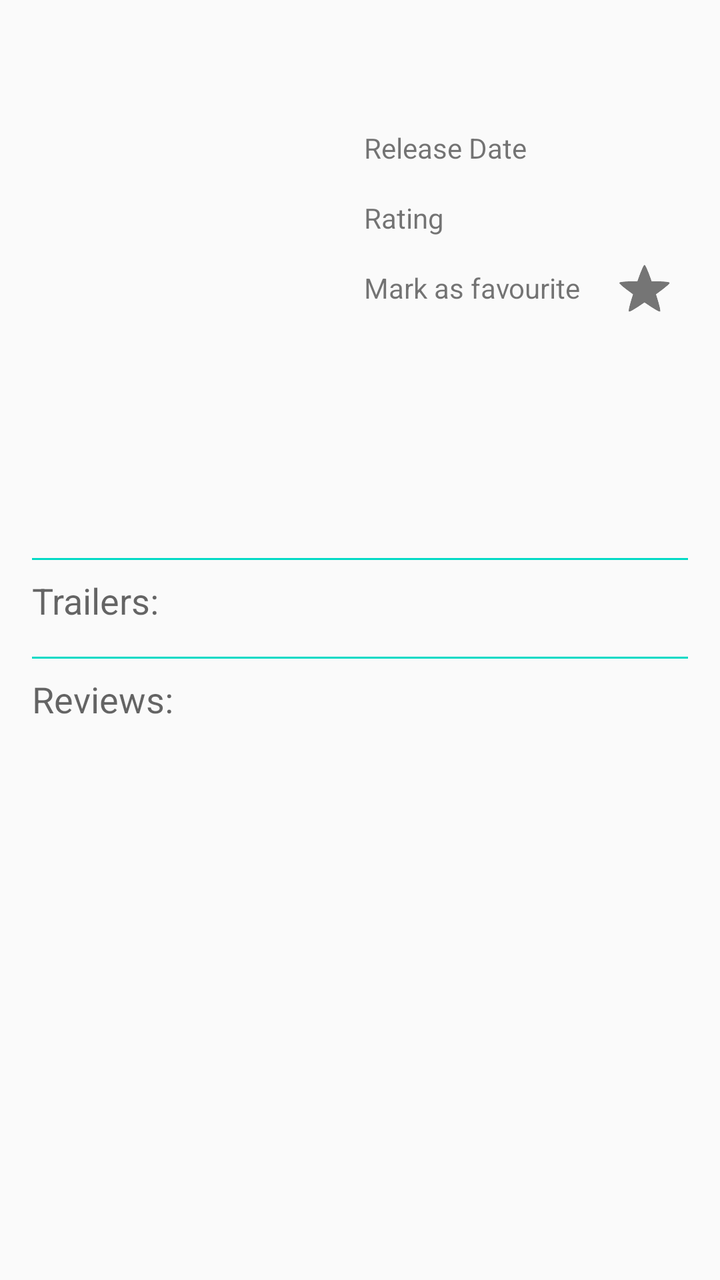
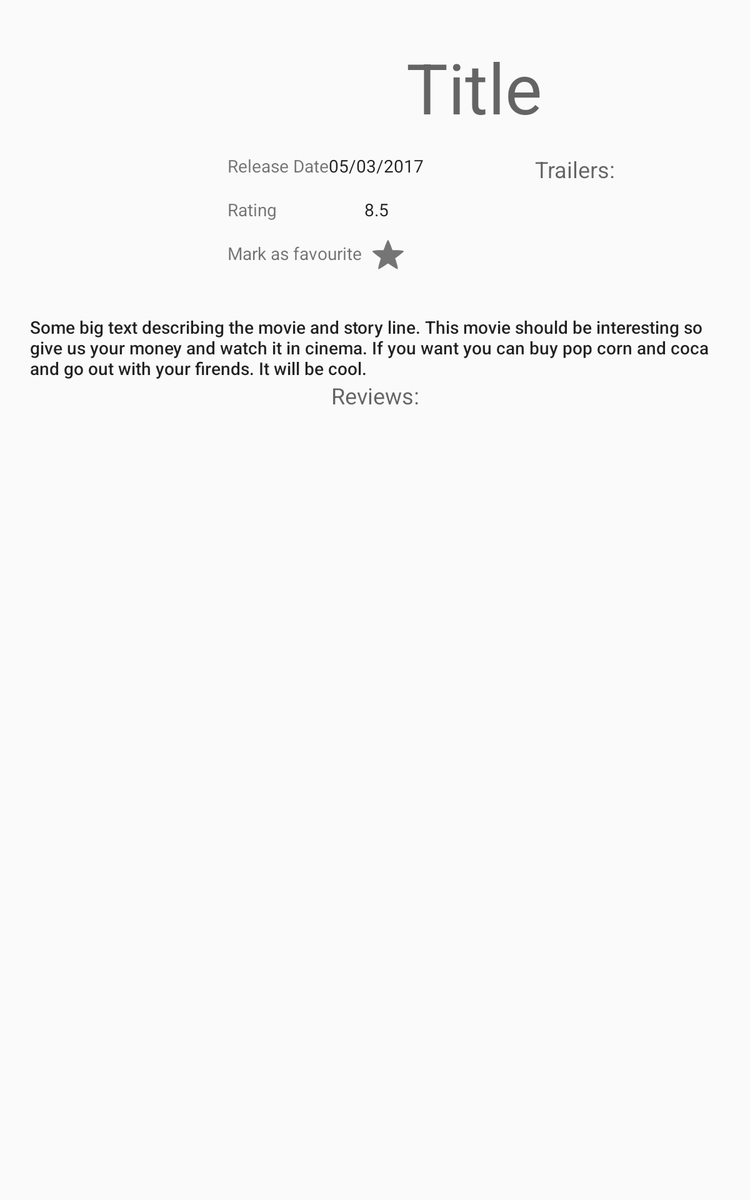

One screen, two layout resources from the same app: the default and the repository's alternative for another configuration. Each is rendered where Android would select it; the XML of both is given below.
<!-- AndroidManifest.xml: application theme AppTheme -->
<!-- res/layout/activity_detail.xml -->
<?xml version="1.0" encoding="utf-8"?>
<ScrollView xmlns:android="http://schemas.android.com/apk/res/android"
    xmlns:tools="http://schemas.android.com/tools"
    android:id="@+id/activity_detail"
    android:layout_width="match_parent"
    android:layout_height="match_parent"
    tools:context="com.asbozh.popmovies.DetailActivity">

    <RelativeLayout
        android:paddingBottom="@dimen/activity_vertical_margin"
        android:paddingLeft="@dimen/activity_horizontal_margin"
        android:paddingRight="@dimen/activity_horizontal_margin"
        android:paddingTop="@dimen/activity_vertical_margin"
        android:layout_width="match_parent"
        android:layout_height="wrap_content">

        <ImageView
            android:id="@+id/iv_poster_details"
            android:layout_width="@dimen/poster_width"
            android:layout_height="@dimen/poster_height"
            android:layout_marginEnd="@dimen/activity_horizontal_margin"
            android:contentDescription="@string/movie_poster" />

        <TextView
            android:id="@+id/tv_movie_title"
            android:layout_width="match_parent"
            android:layout_height="wrap_content"
            android:layout_alignTop="@+id/iv_poster_details"
            android:layout_toEndOf="@+id/iv_poster_details"
            android:textAlignment="center"
            android:textAppearance="@android:style/TextAppearance.Material.Headline" />

        <TextView
            android:id="@+id/tv_release_date_display"
            android:layout_width="wrap_content"
            android:layout_height="wrap_content"
            android:layout_below="@+id/tv_movie_title"
            android:layout_marginTop="@dimen/activity_vertical_margin"
            android:layout_toEndOf="@+id/iv_poster_details"
            android:text="@string/release_date" />

        <TextView
            android:id="@+id/tv_movie_release_date"
            android:layout_width="match_parent"
            android:layout_height="wrap_content"
            android:layout_below="@+id/tv_movie_title"
            android:layout_marginStart="@dimen/activity_horizontal_margin"
            android:layout_marginTop="@dimen/activity_vertical_margin"
            android:layout_toEndOf="@+id/tv_release_date_display"
            android:textAppearance="@android:style/TextAppearance.Material.Body1" />

        <TextView
            android:id="@+id/tv_user_rating_display"
            android:layout_width="wrap_content"
            android:layout_height="wrap_content"
            android:layout_below="@+id/tv_release_date_display"
            android:layout_marginTop="@dimen/activity_vertical_margin"
            android:layout_toEndOf="@+id/iv_poster_details"
            android:text="@string/rating" />

        <TextView
            android:id="@+id/tv_user_rating"
            android:layout_width="match_parent"
            android:layout_height="wrap_content"
            android:layout_alignStart="@+id/tv_movie_release_date"
            android:layout_below="@+id/tv_movie_release_date"
            android:layout_marginTop="@dimen/activity_vertical_margin"
            android:layout_toEndOf="@+id/tv_user_rating_display"
            android:textAppearance="@android:style/TextAppearance.Material.Body1" />

        <TextView
            android:id="@+id/tv_favourite_display"
            android:layout_width="wrap_content"
            android:layout_height="wrap_content"
            android:layout_below="@+id/tv_user_rating_display"
            android:layout_marginTop="@dimen/activity_vertical_margin"
            android:layout_toEndOf="@+id/iv_poster_details"
            android:text="@string/favourite_display" />

        <CheckBox android:id="@+id/cb_favourite_star"
            android:theme="@style/checkBoxStyle"
            style="?android:attr/starStyle"
            android:layout_width="wrap_content"
            android:layout_height="wrap_content"
            android:layout_marginStart="@dimen/activity_horizontal_margin"
            android:layout_alignBaseline="@+id/tv_favourite_display"
            android:layout_alignBottom="@+id/tv_favourite_display"
            android:layout_toEndOf="@+id/tv_favourite_display" />

        <TextView
            android:id="@+id/tv_movie_overview"
            android:layout_width="match_parent"
            android:layout_height="wrap_content"
            android:layout_below="@+id/iv_poster_details"
            android:layout_marginTop="@dimen/activity_vertical_margin"
            android:textAppearance="@android:style/TextAppearance.Material.Body2" />

        <TextView
            android:id="@+id/tv_delimiter_trailers"
            android:layout_below="@+id/tv_movie_overview"
            android:layout_marginTop="@dimen/activity_vertical_margin_small"
            android:layout_width="match_parent"
            android:layout_height="1dp"
            android:background="@color/colorAccent"/>

        <TextView
            android:id="@+id/tv_trailers_header"
            android:layout_below="@+id/tv_delimiter_trailers"
            android:layout_marginTop="@dimen/activity_vertical_margin_small"
            android:layout_width="wrap_content"
            android:layout_height="wrap_content"
            android:text="@string/trailers_header"
            android:textAppearance="@android:style/TextAppearance.Material.Medium"/>

        <android.support.v7.widget.RecyclerView
            android:id="@+id/rv_trailers_list"
            android:layout_below="@+id/tv_trailers_header"
            android:layout_marginTop="@dimen/activity_vertical_margin_small"
            android:layout_width="match_parent"
            android:layout_height="wrap_content"
            />

        <TextView
            android:id="@+id/tv_delimiter_reviews"
            android:layout_below="@+id/rv_trailers_list"
            android:layout_marginTop="@dimen/activity_vertical_margin_small"
            android:layout_width="match_parent"
            android:layout_height="1dp"
            android:background="@color/colorAccent"/>

        <TextView
            android:id="@+id/tv_reviews_header"
            android:layout_below="@+id/tv_delimiter_reviews"
            android:layout_marginTop="@dimen/activity_vertical_margin_small"
            android:layout_width="wrap_content"
            android:layout_height="wrap_content"
            android:text="@string/reviews_header"
            android:textAppearance="@android:style/TextAppearance.Material.Medium"/>

        <android.support.v7.widget.RecyclerView
            android:id="@+id/rv_reviews_list"
            android:layout_below="@+id/tv_reviews_header"
            android:layout_marginTop="@dimen/activity_vertical_margin_small"
            android:layout_width="match_parent"
            android:layout_height="wrap_content"
            />

    </RelativeLayout>
</ScrollView>
<!-- resources referenced by this layout -->
<resources>
  <dimen name="activity_horizontal_margin">16dp</dimen>
  <dimen name="activity_vertical_margin">16dp</dimen>
  <dimen name="activity_vertical_margin_small">8dp</dimen>
  <dimen name="poster_height">220dp</dimen>
  <dimen name="poster_width">150dp</dimen>
  <string name="favourite_display">Mark as favourite</string>
  <string name="movie_poster">Movie Poster</string>
  <string name="rating">Rating</string>
  <string name="release_date">Release Date</string>
  <string name="reviews_header">Reviews:</string>
  <string name="trailers_header">Trailers:</string>
  <style name="checkBoxStyle" parent="Base.Theme.AppCompat">
          <item name="colorAccent">#FBC02D</item>
          <item name="android:textColorSecondary">#757575</item>
      </style>
  <style name="AppTheme" parent="Theme.AppCompat.Light.DarkActionBar">
          
          <item name="colorPrimary">@color/colorPrimary</item>
          <item name="colorPrimaryDark">@color/colorPrimaryDark</item>
          <item name="colorAccent">@color/colorAccent</item>
      </style>
</resources>
<!-- res/layout-sw600dp/activity_detail.xml (the repository's variant of the layout above) -->
<!-- drawn on a 7-inch tablet held upright -->
<?xml version="1.0" encoding="utf-8"?>
<ScrollView xmlns:android="http://schemas.android.com/apk/res/android"
    xmlns:app="http://schemas.android.com/apk/res-auto"
    xmlns:tools="http://schemas.android.com/tools"
    android:id="@+id/activity_detail"
    android:layout_width="match_parent"
    android:layout_height="match_parent"
    tools:context="com.asbozh.popmovies.DetailActivity">

    <android.support.constraint.ConstraintLayout
        android:paddingBottom="@dimen/activity_vertical_margin"
        android:paddingLeft="@dimen/activity_horizontal_margin"
        android:paddingRight="@dimen/activity_horizontal_margin"
        android:paddingTop="@dimen/activity_vertical_margin"
        android:layout_width="match_parent"
        android:layout_height="wrap_content">

        <ImageView
            android:id="@+id/iv_poster_details"
            android:layout_width="@dimen/poster_width"
            android:layout_height="@dimen/poster_height"
            android:layout_marginTop="@dimen/activity_vertical_margin"
            android:contentDescription="@string/movie_poster"
            app:layout_constraintLeft_toLeftOf="parent"
            app:layout_constraintTop_toTopOf="parent"
            android:layout_marginStart="@dimen/activity_horizontal_margin_small" />

        <TextView
            android:id="@+id/tv_movie_title"
            android:layout_width="wrap_content"
            android:layout_height="wrap_content"
            android:layout_alignTop="@+id/iv_poster_details"
            android:layout_marginLeft="@dimen/activity_horizontal_margin_small"
            android:layout_marginRight="@dimen/activity_horizontal_margin_small"
            android:layout_toEndOf="@+id/iv_poster_details"
            android:textAppearance="@android:style/TextAppearance.Material.Display3"
            app:layout_constraintRight_toRightOf="parent"
            app:layout_constraintTop_toTopOf="@+id/iv_poster_details"
            tools:text="Title"
            android:layout_marginStart="@dimen/activity_horizontal_margin_small"
            android:layout_marginEnd="@dimen/activity_horizontal_margin_small"
            app:layout_constraintLeft_toRightOf="@+id/iv_poster_details" />

        <TextView
            android:id="@+id/tv_release_date_display"
            android:layout_width="wrap_content"
            android:layout_height="wrap_content"
            android:layout_below="@+id/tv_movie_title"
            android:layout_toEndOf="@+id/iv_poster_details"
            android:text="@string/release_date"
            app:layout_constraintLeft_toRightOf="@+id/iv_poster_details"
            android:layout_marginStart="@dimen/activity_horizontal_margin_small"
            android:layout_marginTop="@dimen/activity_vertical_margin"
            app:layout_constraintTop_toBottomOf="@+id/tv_movie_title" />

        <TextView
            android:id="@+id/tv_movie_release_date"
            android:layout_width="wrap_content"
            android:layout_height="wrap_content"
            android:layout_below="@+id/tv_movie_title"
            android:layout_toEndOf="@+id/tv_release_date_display"
            android:textAppearance="@android:style/TextAppearance.Material.Body1"
            app:layout_constraintLeft_toRightOf="@+id/tv_release_date_display"
            app:layout_constraintTop_toTopOf="@+id/tv_release_date_display"
            tools:text="05/03/2017"
            android:layout_marginStart="@dimen/activity_horizontal_margin_medium" />

        <TextView
            android:id="@+id/tv_user_rating_display"
            android:layout_width="wrap_content"
            android:layout_height="wrap_content"
            android:layout_below="@+id/tv_release_date_display"
            android:layout_toEndOf="@+id/iv_poster_details"
            android:text="@string/rating"
            app:layout_constraintLeft_toLeftOf="@+id/tv_release_date_display"
            android:layout_marginTop="@dimen/activity_vertical_margin"
            app:layout_constraintTop_toBottomOf="@+id/tv_release_date_display" />

        <TextView
            android:id="@+id/tv_user_rating"
            tools:text="8.5"
            android:layout_width="wrap_content"
            android:layout_height="wrap_content"
            android:textAppearance="@android:style/TextAppearance.Material.Body1"
            app:layout_constraintRight_toRightOf="@+id/tv_movie_release_date"
            app:layout_constraintTop_toTopOf="@+id/tv_user_rating_display"
            app:layout_constraintBottom_toBottomOf="@+id/tv_user_rating_display"
            app:layout_constraintLeft_toLeftOf="@+id/tv_movie_release_date" />

        <TextView
            android:id="@+id/tv_favourite_display"
            android:layout_width="wrap_content"
            android:layout_height="wrap_content"
            android:layout_below="@+id/tv_user_rating_display"
            android:layout_toEndOf="@+id/iv_poster_details"
            android:text="@string/favourite_display"
            android:layout_marginTop="@dimen/activity_vertical_margin"
            app:layout_constraintTop_toBottomOf="@+id/tv_user_rating_display"
            android:layout_marginStart="@dimen/activity_horizontal_margin_small"
            app:layout_constraintLeft_toRightOf="@+id/iv_poster_details" />

        <CheckBox android:id="@+id/cb_favourite_star"
            android:theme="@style/checkBoxStyle"
            style="?android:attr/starStyle"
            android:layout_width="wrap_content"
            android:layout_height="wrap_content"
            android:layout_alignBaseline="@+id/tv_favourite_display"
            android:layout_alignBottom="@+id/tv_favourite_display"
            android:layout_toEndOf="@+id/tv_favourite_display"
            app:layout_constraintLeft_toRightOf="@+id/tv_favourite_display"
            app:layout_constraintTop_toTopOf="@+id/tv_favourite_display"
            android:layout_marginTop="@dimen/activity_vertical_margin_small"
            app:layout_constraintBottom_toBottomOf="@+id/tv_favourite_display"
            app:layout_constraintRight_toRightOf="@+id/tv_movie_release_date"
            android:layout_marginStart="@dimen/activity_horizontal_margin_medium"
            android:layout_marginEnd="@dimen/activity_horizontal_margin_small"
            app:layout_constraintVertical_bias="0.65" />

        <TextView
            android:id="@+id/tv_movie_overview"
            android:layout_width="0dp"
            android:layout_height="wrap_content"
            android:layout_below="@+id/iv_poster_details"
            android:layout_marginStart="@dimen/activity_horizontal_margin_small"
            android:textAppearance="@android:style/TextAppearance.Material.Body2"
            tools:text="Some big text describing the movie and story line. This movie should be interesting so give us your money and watch it in cinema. If you want you can buy pop corn and coca and go out with your firends. It will be cool."
            android:layout_marginTop="@dimen/activity_vertical_margin_medium"
            app:layout_constraintTop_toBottomOf="@+id/iv_poster_details"
            android:layout_marginRight="@dimen/activity_horizontal_margin_small"
            app:layout_constraintRight_toRightOf="parent"
            android:layout_marginLeft="@dimen/activity_horizontal_margin_small"
            app:layout_constraintLeft_toLeftOf="parent" />

        <TextView
            android:id="@+id/tv_trailers_header"
            android:layout_width="wrap_content"
            android:layout_height="wrap_content"
            android:text="@string/trailers_header"
            android:textAppearance="@android:style/TextAppearance.Material.Medium"
            app:layout_constraintLeft_toRightOf="@+id/guideline"
            android:layout_marginLeft="@dimen/activity_horizontal_margin_small"
            android:layout_marginRight="@dimen/activity_horizontal_margin_small"
            app:layout_constraintRight_toRightOf="parent"
            app:layout_constraintTop_toTopOf="@+id/tv_release_date_display"
            app:layout_constraintHorizontal_bias="0.428" />

        <android.support.v7.widget.RecyclerView
            android:id="@+id/rv_trailers_list"
            android:layout_below="@+id/tv_trailers_header"
            android:layout_width="0dp"
            android:layout_height="0dp"
            android:layout_marginBottom="0dp"
            android:layout_marginTop="@dimen/activity_vertical_margin_small"
            app:layout_constraintTop_toBottomOf="@+id/tv_trailers_header"
            android:layout_marginRight="@dimen/activity_horizontal_margin_small"
            app:layout_constraintRight_toRightOf="parent"
            android:layout_marginLeft="@dimen/activity_horizontal_margin_small"
            app:layout_constraintLeft_toLeftOf="@+id/guideline"
            app:layout_constraintBottom_toBottomOf="@+id/iv_poster_details"
            app:layout_constraintHorizontal_bias="0.0"
            app:layout_constraintVertical_bias="0.0" />


        <TextView
            android:id="@+id/tv_reviews_header"
            android:layout_width="wrap_content"
            android:layout_height="wrap_content"
            android:text="@string/reviews_header"
            android:textAppearance="@android:style/TextAppearance.Material.Medium"
            android:layout_marginTop="@dimen/activity_vertical_margin_medium"
            app:layout_constraintTop_toBottomOf="@+id/tv_movie_overview"
            android:layout_marginLeft="@dimen/activity_horizontal_margin_small"
            app:layout_constraintLeft_toLeftOf="parent"
            android:layout_marginRight="@dimen/activity_horizontal_margin_small"
            app:layout_constraintRight_toRightOf="parent" />

        <android.support.constraint.Guideline
            android:layout_width="wrap_content"
            android:layout_height="wrap_content"
            android:id="@+id/guideline"
            android:orientation="vertical"
            app:layout_constraintGuide_percent="0.6" />

        <android.support.v7.widget.RecyclerView
            android:id="@+id/rv_reviews_list"
            android:layout_width="0dp"
            android:layout_height="wrap_content"
            android:layout_below="@+id/tv_reviews_header"
            android:layout_marginLeft="@dimen/activity_horizontal_margin_small"
            android:layout_marginRight="@dimen/activity_horizontal_margin_small"
            android:layout_marginTop="@dimen/activity_vertical_margin_small"
            app:layout_constraintHorizontal_bias="1.0"
            app:layout_constraintLeft_toLeftOf="parent"
            app:layout_constraintRight_toRightOf="parent"
            app:layout_constraintTop_toBottomOf="@+id/tv_reviews_header" />

    </android.support.constraint.ConstraintLayout>
</ScrollView>
<!-- resources referenced by the variant -->
<!-- as a 7-inch tablet held upright resolves them -->
<resources>
  <dimen name="activity_horizontal_margin">16dp</dimen>
  <dimen name="activity_horizontal_margin_medium">32dp</dimen>
  <dimen name="activity_horizontal_margin_small">8dp</dimen>
  <dimen name="activity_vertical_margin">16dp</dimen>
  <dimen name="activity_vertical_margin_medium">16dp</dimen>
  <dimen name="activity_vertical_margin_small">8dp</dimen>
  <dimen name="poster_height">220dp</dimen>
  <dimen name="poster_width">150dp</dimen>
  <string name="favourite_display">Mark as favourite</string>
  <string name="movie_poster">Movie Poster</string>
  <string name="rating">Rating</string>
  <string name="release_date">Release Date</string>
  <string name="reviews_header">Reviews:</string>
  <string name="trailers_header">Trailers:</string>
  <style name="checkBoxStyle" parent="Base.Theme.AppCompat">
          <item name="colorAccent">#FBC02D</item>
          <item name="android:textColorSecondary">#757575</item>
      </style>
  <style name="AppTheme" parent="Theme.AppCompat.Light.DarkActionBar">
          
          <item name="colorPrimary">@color/colorPrimary</item>
          <item name="colorPrimaryDark">@color/colorPrimaryDark</item>
          <item name="colorAccent">@color/colorAccent</item>
      </style>
</resources>
